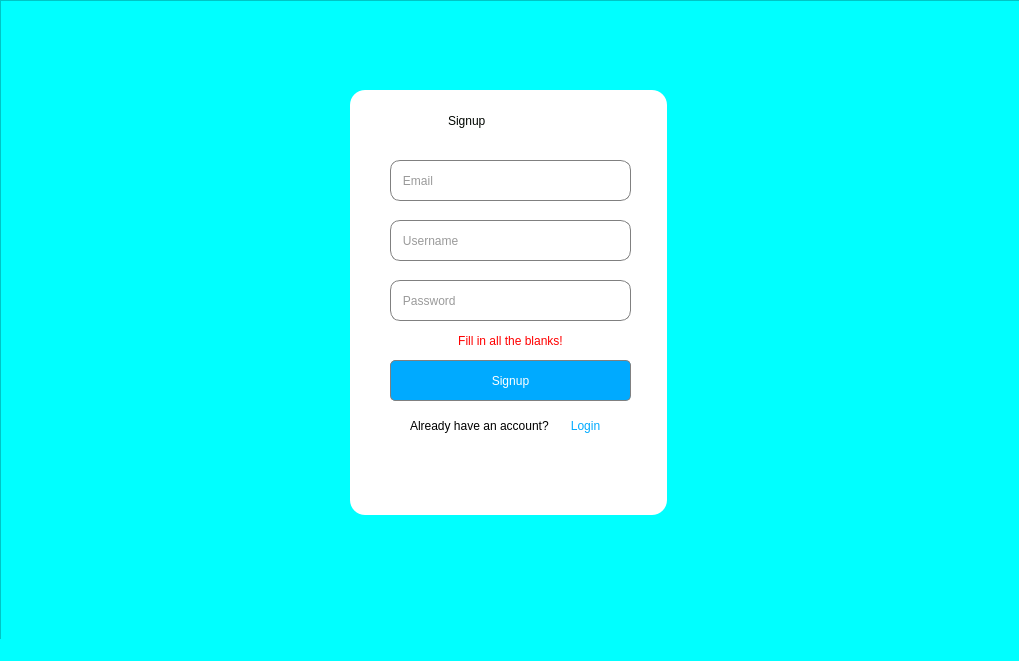
<?xml version="1.0" encoding="UTF-8"?>
<ui version="4.0">
 <class>MainWindow</class>
 <widget class="QMainWindow" name="MainWindow">
  <property name="geometry">
   <rect>
    <x>0</x>
    <y>0</y>
    <width>1019</width>
    <height>661</height>
   </rect>
  </property>
  <property name="windowTitle">
   <string>Signup</string>
  </property>
  <property name="windowIcon">
   <iconset>
    <normaloff>../icons/6488645.png</normaloff>../icons/6488645.png</iconset>
  </property>
  <property name="styleSheet">
   <string notr="true">background-color: rgb(0, 255, 255);</string>
  </property>
  <property name="iconSize">
   <size>
    <width>32</width>
    <height>32</height>
   </size>
  </property>
  <widget class="QWidget" name="centralwidget">
   <widget class="QFrame" name="frame">
    <property name="geometry">
     <rect>
      <x>0</x>
      <y>0</y>
      <width>1031</width>
      <height>711</height>
     </rect>
    </property>
    <property name="styleSheet">
     <string notr="true">background-color: rgb(0, 255, 255);</string>
    </property>
    <property name="frameShape">
     <enum>QFrame::StyledPanel</enum>
    </property>
    <property name="frameShadow">
     <enum>QFrame::Raised</enum>
    </property>
    <widget class="QFrame" name="frame_2">
     <property name="geometry">
      <rect>
       <x>350</x>
       <y>90</y>
       <width>317</width>
       <height>425</height>
      </rect>
     </property>
     <property name="layoutDirection">
      <enum>Qt::LeftToRight</enum>
     </property>
     <property name="styleSheet">
      <string notr="true">background-color: rgb(255, 255, 255);border-radius: 15px;</string>
     </property>
     <property name="frameShape">
      <enum>QFrame::StyledPanel</enum>
     </property>
     <property name="frameShadow">
      <enum>QFrame::Raised</enum>
     </property>
     <widget class="QLineEdit" name="email">
      <property name="geometry">
       <rect>
        <x>40</x>
        <y>70</y>
        <width>241</width>
        <height>41</height>
       </rect>
      </property>
      <property name="styleSheet">
       <string notr="true">background-color: rgb(255, 255, 255); border-radius: 10px;
color: rgb(154, 154, 154);
border: 1px solid gray;
  </string>
      </property>
      <property name="text">
       <string>   Email</string>
      </property>
     </widget>
     <widget class="QLineEdit" name="password">
      <property name="geometry">
       <rect>
        <x>40</x>
        <y>190</y>
        <width>241</width>
        <height>41</height>
       </rect>
      </property>
      <property name="styleSheet">
       <string notr="true">background-color: rgb(255, 255, 255); border-radius: 10px;
border: 1px solid gray;color: rgb(154, 154, 154);

   </string>
      </property>
      <property name="text">
       <string>   Password</string>
      </property>
     </widget>
     <widget class="QPushButton" name="signup_button">
      <property name="geometry">
       <rect>
        <x>40</x>
        <y>270</y>
        <width>241</width>
        <height>41</height>
       </rect>
      </property>
      <property name="cursor">
       <cursorShape>PointingHandCursor</cursorShape>
      </property>
      <property name="styleSheet">
       <string notr="true">border-radius: 5px;
font: 12pt &quot;Segoe UI Emoji&quot;;
color: rgb(255, 255, 255);
background-color: rgb(0, 170, 255);
border: 1px solid gray

   </string>
      </property>
      <property name="text">
       <string>Signup</string>
      </property>
     </widget>
     <widget class="QLabel" name="label_3">
      <property name="geometry">
       <rect>
        <x>98</x>
        <y>0</y>
        <width>121</width>
        <height>61</height>
       </rect>
      </property>
      <property name="styleSheet">
       <string notr="true">color: rgb(0, 5, 0);
font: 28pt &quot;Segoe UI Emoji&quot;;
</string>
      </property>
      <property name="text">
       <string>Signup</string>
      </property>
     </widget>
     <widget class="QPushButton" name="setecho">
      <property name="geometry">
       <rect>
        <x>250</x>
        <y>200</y>
        <width>21</width>
        <height>21</height>
       </rect>
      </property>
      <property name="cursor">
       <cursorShape>PointingHandCursor</cursorShape>
      </property>
      <property name="text">
       <string/>
      </property>
      <property name="icon">
       <iconset>
        <normaloff>../icons/eye-closed-icon-512x459-ivg8wjcx.png</normaloff>../icons/eye-closed-icon-512x459-ivg8wjcx.png</iconset>
      </property>
     </widget>
     <widget class="QLabel" name="label">
      <property name="geometry">
       <rect>
        <x>60</x>
        <y>320</y>
        <width>151</width>
        <height>31</height>
       </rect>
      </property>
      <property name="styleSheet">
       <string notr="true">font: 10pt &quot;MS Shell Dlg 2&quot;;</string>
      </property>
      <property name="text">
       <string>Already have an account?</string>
      </property>
     </widget>
     <widget class="QPushButton" name="redirect_login">
      <property name="geometry">
       <rect>
        <x>210</x>
        <y>320</y>
        <width>51</width>
        <height>31</height>
       </rect>
      </property>
      <property name="cursor">
       <cursorShape>PointingHandCursor</cursorShape>
      </property>
      <property name="styleSheet">
       <string notr="true">background-color: rgb(255, 255, 255);
font: 10pt &quot;MS Shell Dlg 2&quot;;
color: rgb(0, 170, 255);</string>
      </property>
      <property name="text">
       <string>Login</string>
      </property>
     </widget>
     <widget class="QLineEdit" name="username">
      <property name="geometry">
       <rect>
        <x>40</x>
        <y>130</y>
        <width>241</width>
        <height>41</height>
       </rect>
      </property>
      <property name="styleSheet">
       <string notr="true">background-color: rgb(255, 255, 255); border-radius: 10px;
color: rgb(154, 154, 154);
border: 1px solid gray;
  </string>
      </property>
      <property name="text">
       <string>   Username</string>
      </property>
     </widget>
     <widget class="QLabel" name="warn">
      <property name="geometry">
       <rect>
        <x>60</x>
        <y>240</y>
        <width>201</width>
        <height>21</height>
       </rect>
      </property>
      <property name="styleSheet">
       <string notr="true">color: rgb(255, 0, 0);</string>
      </property>
      <property name="text">
       <string>Fill in all the blanks!</string>
      </property>
      <property name="alignment">
       <set>Qt::AlignCenter</set>
      </property>
     </widget>
    </widget>
   </widget>
  </widget>
  <widget class="QStatusBar" name="statusbar"/>
 </widget>
 <resources/>
 <connections/>
</ui>
